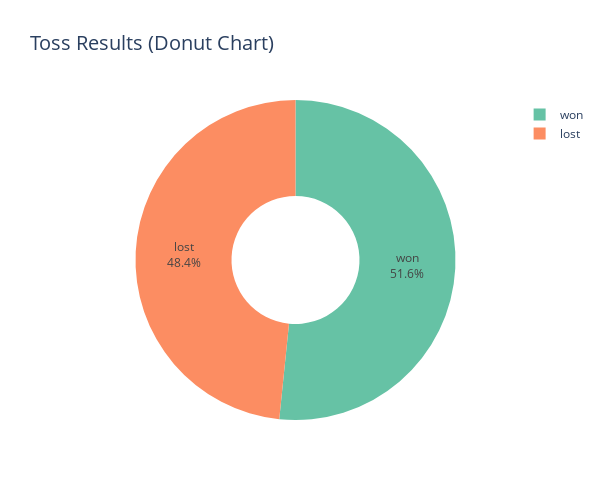

Source (notebook cell):
### Markdown cell above
### 🏏 Batting Innings

### Code cell
import plotly.express as px

fig = px.pie(names=df['toss'].value_counts().index,
             values=df['toss'].value_counts().values,
             title='Toss Results (Donut Chart)',
             hole=0.4,
             color_discrete_sequence=px.colors.qualitative.Set2)

fig.update_traces(textinfo='percent+label')
fig.update_layout(
    title_font_size=20,
    height=500, 
    width=600    
)
plt.savefig("Toss_Results(1).png")
fig.show()

### Figure 1 — Plotly figure (JSON) as saved in the notebook; plotly's stock layout.template omitted (floating-point values rounded to 4 significant figures)
{"data": [{"domain": {"x": [0, 1], "y": [0, 1]}, "hole": 0.4, "hovertemplate": "label=%{label}<br>value=%{value}<extra></extra>", "labels": ["won", "lost"], "legendgroup": "", "name": "", "showlegend": true, "textinfo": "percent+label", "type": "pie", "values": [239, 224]}], "layout": {"height": 500, "legend": {"tracegroupgap": 0}, "piecolorway": ["rgb(102,194,165)", "rgb(252,141,98)", "rgb(141,160,203)", "rgb(231,138,195)", "rgb(166,216,84)", "rgb(255,217,47)", "rgb(229,196,148)", "rgb(179,179,179)"], "title": {"font": {"size": 20}, "text": "Toss Results (Donut Chart)"}, "width": 600}}
